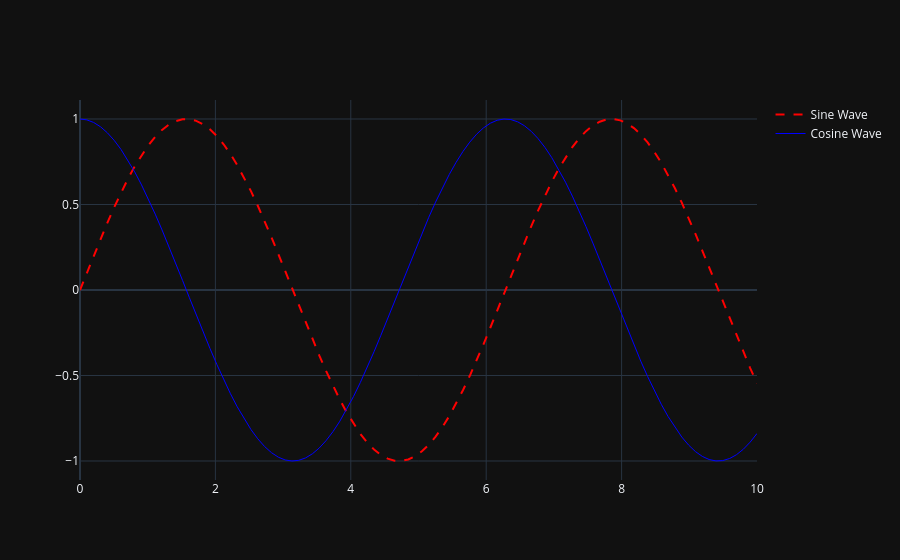

Notebook code cell kept with this figure:
### Code cell
# Line Customization
fig = go.Figure()

# Customize the line
fig.add_trace(
    go.Scatter(
        x=x,
        y=y,
        mode="lines",
        line=dict(color="red", width=2, dash="dash"),
        name="Sine Wave",
    )
)

# Add a second line (Cosine)
fig.add_trace(
    go.Scatter(
        x=x,
        y=np.cos(x),
        mode="lines",
        line=dict(color="blue", width=1),
        name="Cosine Wave",
    )
)

fig.show()
